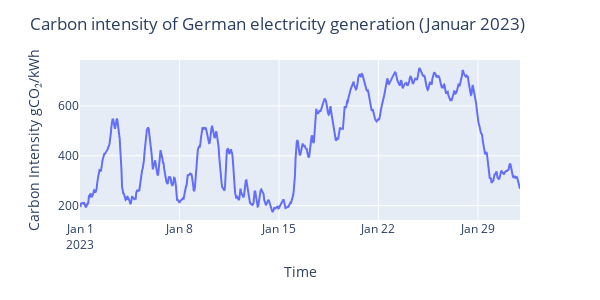

Notebook source saved alongside this figure:
### Code cell
df_temp = df[df["dt"] < "2023-02-01 00:00:00"]

fig = px.line(df_temp, x="dt", y="Carbon Intensity gCO₂eq/kWh (LCA)")

fig.update_layout(
    xaxis_title="Time",
    yaxis_title="Carbon Intensity gCO₂/kWh",
    title="Carbon intensity of German electricity generation (Januar 2023)",
    width=600,
    height=300
)

fig.show()
# fig.write_image("data/carbon_intensity_plot_Jan_2023.png")

### Figure 1 — Plotly figure (JSON) as saved in the notebook; plotly's stock layout.template omitted (floating-point values rounded to 4 significant figures; data arrays with more than 128 entries replaced by an {"elided": "..."} marker saying what was removed)
{"data": [{"hovertemplate": "dt=%{x}<br>Carbon Intensity gCO₂eq/kWh (LCA)=%{y}<extra></extra>", "legendgroup": "", "line": {"color": "#636efa", "dash": "solid"}, "marker": {"symbol": "circle"}, "mode": "lines", "name": "", "orientation": "v", "showlegend": false, "type": "scatter", "x": {"elided": "744 str values"}, "xaxis": "x", "y": {"elided": "744 float values"}, "yaxis": "y"}], "layout": {"height": 300, "legend": {"tracegroupgap": 0}, "margin": {"t": 60}, "title": {"text": "Carbon intensity of German electricity generation (Januar 2023)"}, "width": 600, "xaxis": {"anchor": "y", "domain": [0, 1], "title": {"text": "Time"}}, "yaxis": {"anchor": "x", "domain": [0, 1], "title": {"text": "Carbon Intensity gCO₂/kWh"}}}}
